Frame 1 (no input): blank canvas, image omitted
Frame 60 (the mouse pressed at the canvas centre just before this capture): blank canvas, image omitted
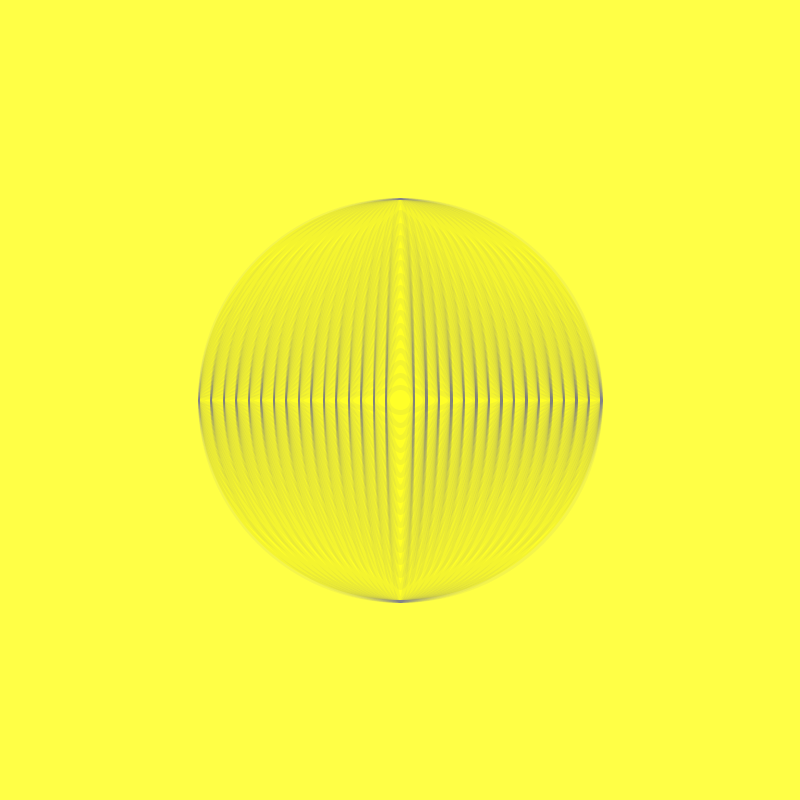
Frame 120 (the mouse held since frame 60 and released just before this capture)

The Processing sketch whose frames 1 and 60 were blank and that drew this single picture after the mouse press (run headless with seeded random() and noise(); from frame 60 on, the mouse is pressed at the canvas centre):

// Processing sketch: processing_1122
// ── processing_1122.pde


void setup() {
  size(800, 800);
  
  
  smooth();
  stroke(12, 13, 200, 12);
   strokeWeight(5);
}

void draw() {
  frameRate(30);
  background(mouseX, mouseY, 70);
  int a = (width/2); // sets up variables for ellipses
  int b = (height/2); // to make them scale with size
  for (int c = mouseX; c > 0; c -= 25) {
   for (int d = mouseY; d > 0; d -= 25) {
  
     ellipse(a, b, c, d); 
     fill(mouseY, mouseX, 40);
    }
  }
}
       
        
